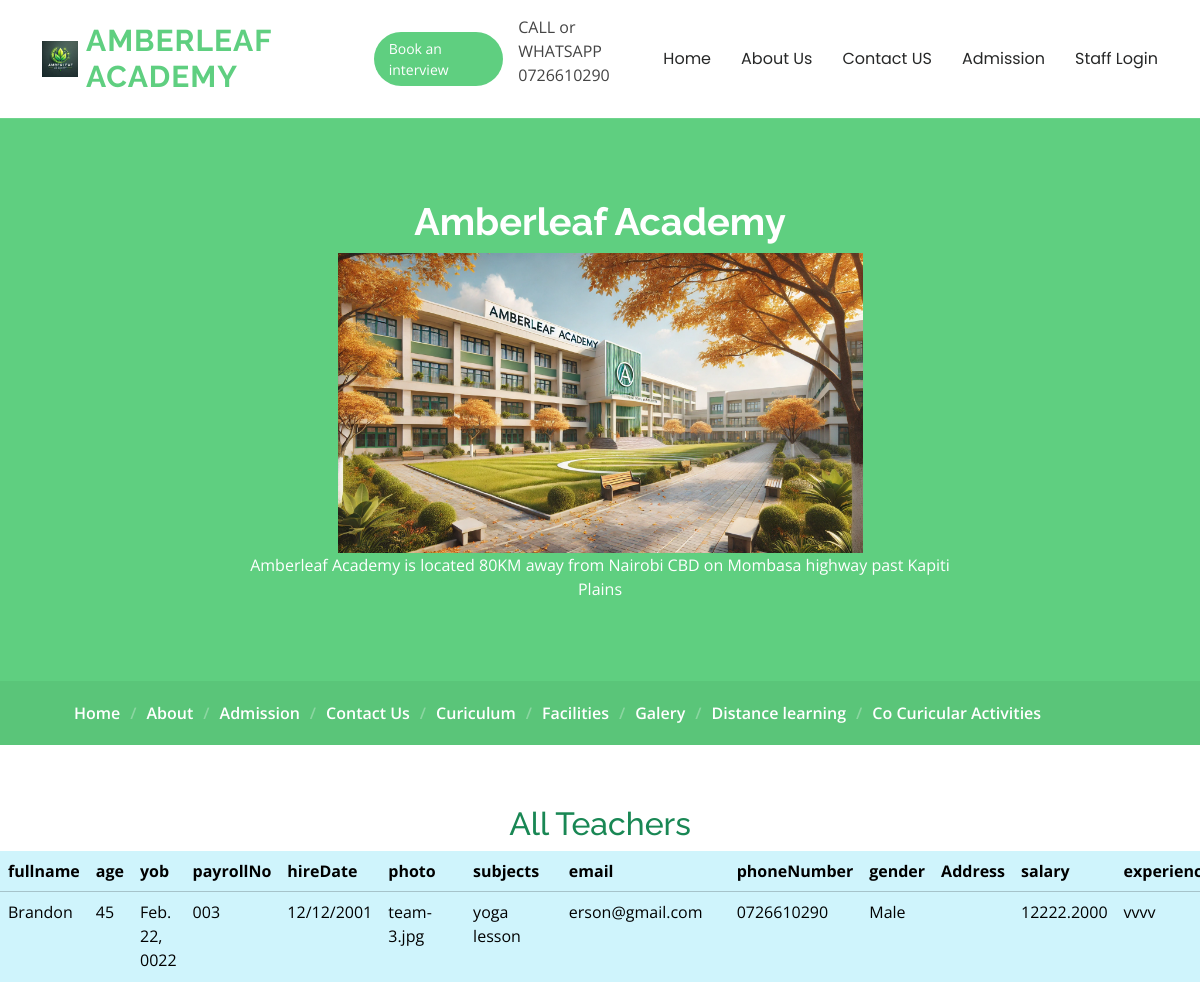
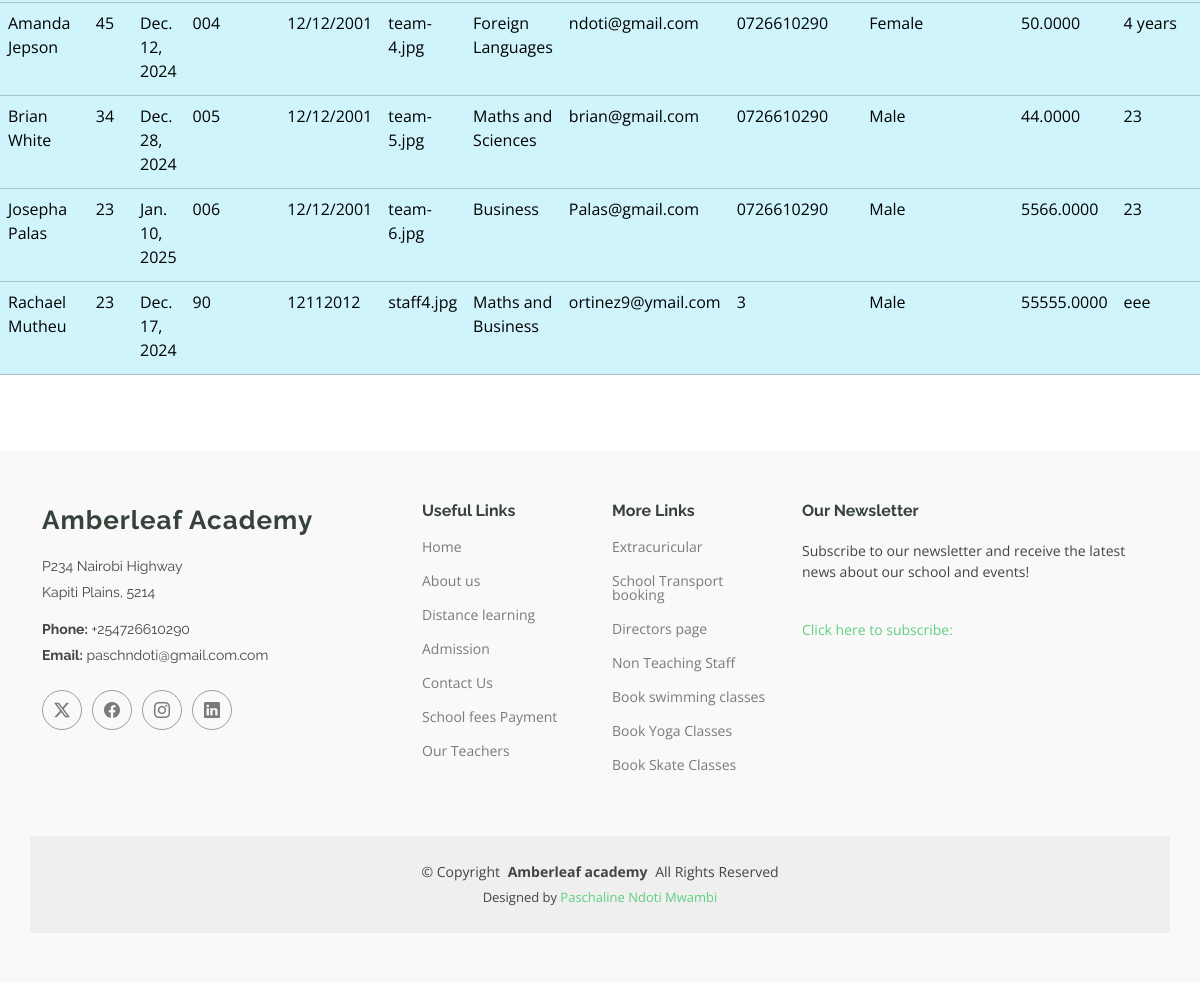
/showteacher/, run on the app's committed database (2 pictures, top to bottom).
### amberleafapp/models.py (models this page shows, shortened)
class Teacher(models.Model):
    fullname = models.CharField(max_length=200)
    age = models.IntegerField()
    yob = models.DateField()
    payrollNo = models.CharField(max_length=15,unique=True)
    hireDate = models.CharField(max_length=15)
    photo = models.ImageField()
    subjects = models.CharField(max_length=100)
    email = models.EmailField()
    phoneNumber = models.CharField(max_length=20)
    gender = models.CharField(max_length=19,choices=[('Male','Male'), ('Female','Female'), ('other','other')])
    address = models.CharField(max_length=50)
    salary = models.DecimalField(max_digits=14,decimal_places=4)
    experience = models.CharField(max_length=400)

### amberleafapp/views.py (the view)
# urls.py: path('showteacher/', views.showteacher, name='showteacher'),
def showteacher(request):
    allteachers=Teacher.objects.all()
    return render(request, 'showteacher.html', {'teacher':allteachers})

### templates/showteacher.html (shortened to what this page needs)
{% extends 'starter.html' %}
{% load static %}
{% block content %}
<h2 class="text-center text-success">All Teachers</h2>
<table class="table table-info container" >
    <tr>
        <th>fullname </th>
        <th>age</th>
        <th>yob</th>
        <th>payrollNo</th>
        <th>hireDate</th>
        <th>photo</th>
        <th>subjects</th>
        <th>email</th>
        <th>phoneNumber</th>
        <th>gender</th>
        <th>Address</th>
        <th>salary</th>
        <th>experience</th>
    </tr>
    {% for x in teacher %}
    <tr>
        <td>{{ x.fullname  }}</td>
        <td>{{ x.age }}</td>
        <td>{{ x.yob }}</td>
        <td>{{ x.payrollNo }}</td>
        <td>{{ x.hireDate }}</td>
        <td>{{ x.photo }}</td>
        <td>{{ x.subjects }}</td>
        <td>{{ x.email }}</td>
        <td>{{ x.phoneNumber }}</td>
        <td>{{ x.gender }}</td>
        <td>{{ x.Address }}</td>
        <td>{{ x.salary }}</td>
        <td>{{ x.experience }}</td>
        </tr>
    {% endfor %}
</table>
{% endblock %}

### static/assets/css/main.css (style rules this page uses)
:root { --default-font: "Open Sans", system-ui, -apple-system, "Segoe UI", Roboto, "Helvetica Neue", Arial, "Noto Sans", "Liberation Sans", sans-serif, "Apple Color Emoji", "Segoe UI Emoji", "Segoe UI Symbol", "Noto Color Emoji"; --heading-font: "Raleway", sans-serif; --nav-font: "Poppins", sans-serif; }
:root { --background-color: #ffffff; --default-color: #444444; --heading-color: #37423b; --accent-color: #5fcf80; --surface-color: #ffffff; --contrast-color: #ffffff; }
:root { --nav-color: #272828; --nav-hover-color: #5fcf80; --nav-mobile-background-color: #ffffff; --nav-dropdown-background-color: #ffffff; --nav-dropdown-color: #272828; --nav-dropdown-hover-color: #5fcf80; }
:root { scroll-behavior: smooth; }
body { color: var(--default-color); background-color: var(--background-color); font-family: var(--default-font); }
h1, h2, h3, h4, h5, h6 { color: var(--heading-color); font-family: var(--heading-font); }

### data on the page
Teacher: fullname "Brandon", age "45", yob "Feb. 22, 0022", payrollNo "003", hireDate "12/12/2001", photo "team-3.jpg", subjects "yoga lesson", email "erson@gmail.com", phoneNumber "0726610290", gender "Male", salary "12222.2000", experience "vvvv"
Teacher: fullname "Amanda Jepson", age "45", yob "Dec. 12, 2024", payrollNo "004", hireDate "12/12/2001", photo "team-4.jpg", subjects "Foreign Languages", email "ndoti@gmail.com", phoneNumber "0726610290", gender "Female", salary "50.0000", experience "4 years"
Teacher: fullname "Brian White", age "34", yob "Dec. 28, 2024", payrollNo "005", hireDate "12/12/2001", photo "team-5.jpg", subjects "Maths and Sciences", email "brian@gmail.com", phoneNumber "0726610290", gender "Male", salary "44.0000", experience "23"
Teacher: fullname "Josepha Palas", age "23", yob "Jan. 10, 2025", payrollNo "006", hireDate "12/12/2001", photo "team-6.jpg", subjects "Business", email "Palas@gmail.com", phoneNumber "0726610290", gender "Male", salary "5566.0000", experience "23"
Teacher: fullname "Rachael Mutheu", age "23", yob "Dec. 17, 2024", payrollNo "90", hireDate "12112012", photo "staff4.jpg", subjects "Maths and Business", email "ortinez9@ymail.com", phoneNumber "3", gender "Male", salary "55555.0000", experience "eee"
